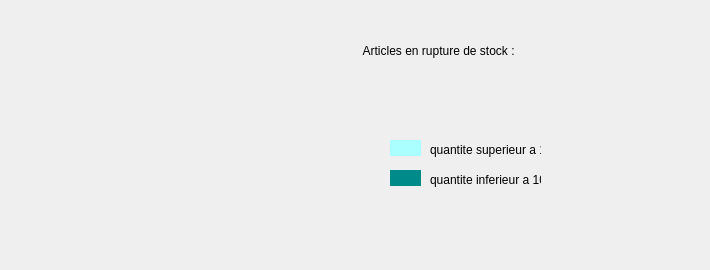
      <widget class="QWidget" name="tab_4">
       <attribute name="title">
        <string>statistique</string>
       </attribute>
       <widget class="piechartwidget" name="widget" native="true">
        <property name="geometry">
         <rect>
          <x>10</x>
          <y>0</y>
          <width>341</width>
          <height>261</height>
         </rect>
        </property>
       </widget>
       <widget class="QLabel" name="label_6">
        <property name="geometry">
         <rect>
          <x>430</x>
          <y>140</y>
          <width>111</width>
          <height>20</height>
         </rect>
        </property>
        <property name="text">
         <string>quantite superieur a 10</string>
        </property>
       </widget>
       <widget class="QLabel" name="label_7">
        <property name="geometry">
         <rect>
          <x>430</x>
          <y>170</y>
          <width>111</width>
          <height>20</height>
         </rect>
        </property>
        <property name="text">
         <string>quantite inferieur a 10</string>
        </property>
       </widget>
       <widget class="QLabel" name="label_8">
        <property name="geometry">
         <rect>
          <x>390</x>
          <y>140</y>
          <width>31</width>
          <height>16</height>
         </rect>
        </property>
        <property name="styleSheet">
         <string notr="true">background-color: rgb(170, 255, 255);
</string>
        </property>
        <property name="text">
         <string/>
        </property>
       </widget>
       <widget class="QLabel" name="label_9">
        <property name="geometry">
         <rect>
          <x>390</x>
          <y>170</y>
          <width>31</width>
          <height>16</height>
         </rect>
        </property>
        <property name="styleSheet">
         <string notr="true">background-color: rgb(0, 139, 139);
</string>
        </property>
        <property name="text">
         <string/>
        </property>
       </widget>
       <widget class="QLabel" name="label_10">
        <property name="geometry">
         <rect>
          <x>350</x>
          <y>30</y>
          <width>351</width>
          <height>41</height>
         </rect>
        </property>
        <property name="styleSheet">
         <string notr="true">font: 75 italic 19pt &quot;MS Sans Serif&quot;;</string>
        </property>
        <property name="text">
         <string>    Articles en rupture de stock :</string>
        </property>
       </widget>
      </widget>
